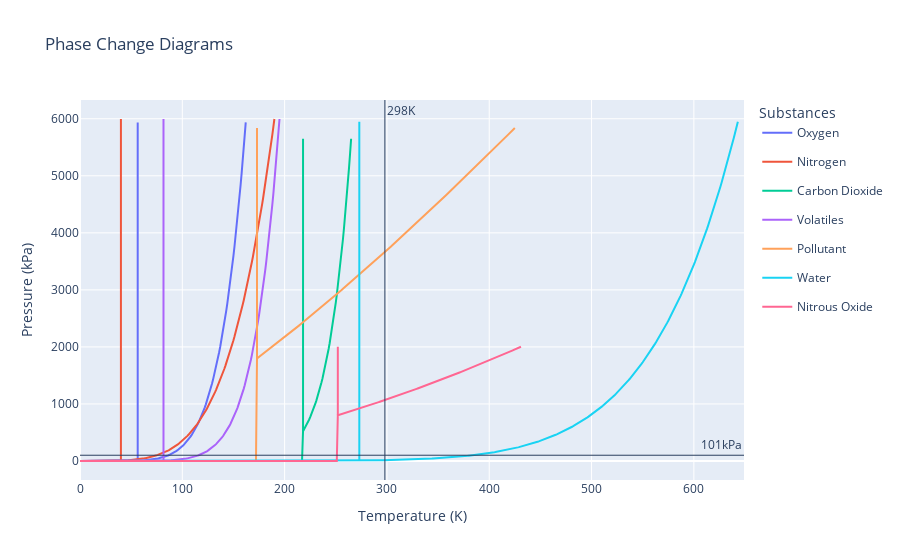

Notebook code cell kept with this figure:
### Code cell
fig = go.Figure(        
    layout=dict(
        title="Phase Change Diagrams",
        xaxis_title="Temperature (K)",
        yaxis_title="Pressure (kPa)",
        legend_title="Substances",
    )
)

temperatures = np.array(range(0, 650, 1))

for idx, (gas, values) in enumerate(gases.items()):
    color = plt.colors.qualitative.Plotly[idx]
    gas_curve = partial(phase_change_pressure, coef_a=values['coefficient_a'], coef_b=values['coeficcient_b'])

    def gas_func():
        pressures = gas_curve(temperatures)

        pressures = np.where(temperatures < values['freezing_temp'], 0, pressures)
        pressures = np.where(temperatures > values['max_liquid_temp'], float('inf'), pressures)
        return pressures

    y = gas_func()

    fig.add_trace(
        go.Scatter(
            x=temperatures, 
            y=y,
            mode='lines',
            name=values['name'],
            line=dict(
                color=color,
            ),
            legendgroup=values['name'],
        )
    )
    
    fig.add_trace(
        go.Scatter(
            x=[values['freezing_temp'],values['freezing_temp']],
            y=[gas_curve(values['freezing_temp']), np.max(y, initial=0, where=y != float('inf'))],
            mode='lines',
            name=values['name'],
            showlegend=False,
            line=dict(
                color=color,
            ),
            legendgroup=values['name'],
        )
    )

fig.add_hline(y=101, line_width=1, annotation_text="101kPa", annotation_position="top right",)
fig.add_vline(x=298, line_width=1, annotation_text="298K", annotation_position="top right",)


fig.show()

### Figure 1 — Plotly figure (JSON) as saved in the notebook; plotly's stock layout.template omitted (floating-point values rounded to 4 significant figures; data arrays with more than 128 entries replaced by an {"elided": "..."} marker saying what was removed)
{"data": [{"legendgroup": "Oxygen", "line": {"color": "#636EFA"}, "mode": "lines", "name": "Oxygen", "type": "scatter", "x": {"elided": "650 int values"}, "y": {"elided": "650 float values"}}, {"legendgroup": "Oxygen", "line": {"color": "#636EFA"}, "mode": "lines", "name": "Oxygen", "showlegend": false, "type": "scatter", "x": [56.4, 56.4], "y": [6.289, 5936.0]}, {"legendgroup": "Nitrogen", "line": {"color": "#EF553B"}, "mode": "lines", "name": "Nitrogen", "type": "scatter", "x": {"elided": "650 int values"}, "y": {"elided": "650 float values"}}, {"legendgroup": "Nitrogen", "line": {"color": "#EF553B"}, "mode": "lines", "name": "Nitrogen", "showlegend": false, "type": "scatter", "x": [40, 40], "y": [6.294, 5996.0]}, {"legendgroup": "Carbon Dioxide", "line": {"color": "#00CC96"}, "mode": "lines", "name": "Carbon Dioxide", "type": "scatter", "x": {"elided": "650 int values"}, "y": {"elided": "650 float values"}}, {"legendgroup": "Carbon Dioxide", "line": {"color": "#00CC96"}, "mode": "lines", "name": "Carbon Dioxide", "showlegend": false, "type": "scatter", "x": [218, 218], "y": [522.4, 5650.0]}, {"legendgroup": "Volatiles", "line": {"color": "#AB63FA"}, "mode": "lines", "name": "Volatiles", "type": "scatter", "x": {"elided": "650 int values"}, "y": {"elided": "650 float values"}}, {"legendgroup": "Volatiles", "line": {"color": "#AB63FA"}, "mode": "lines", "name": "Volatiles", "showlegend": false, "type": "scatter", "x": [81.6, 81.6], "y": [6.344, 5995.0]}, {"legendgroup": "Pollutant", "line": {"color": "#FFA15A"}, "mode": "lines", "name": "Pollutant", "type": "scatter", "x": {"elided": "650 int values"}, "y": {"elided": "650 float values"}}, {"legendgroup": "Pollutant", "line": {"color": "#FFA15A"}, "mode": "lines", "name": "Pollutant", "showlegend": false, "type": "scatter", "x": [173, 173], "y": [1796.0, 5839.0]}, {"legendgroup": "Water", "line": {"color": "#19D3F3"}, "mode": "lines", "name": "Water", "type": "scatter", "x": {"elided": "650 int values"}, "y": {"elided": "650 float values"}}, {"legendgroup": "Water", "line": {"color": "#19D3F3"}, "mode": "lines", "name": "Water", "showlegend": false, "type": "scatter", "x": [273, 273], "y": [6.84, 5948.0]}, {"legendgroup": "Nitrous Oxide", "line": {"color": "#FF6692"}, "mode": "lines", "name": "Nitrous Oxide", "type": "scatter", "x": {"elided": "650 int values"}, "y": {"elided": "650 float values"}}, {"legendgroup": "Nitrous Oxide", "line": {"color": "#FF6692"}, "mode": "lines", "name": "Nitrous Oxide", "showlegend": false, "type": "scatter", "x": [252, 252], "y": [803.1, 2003.0]}], "layout": {"annotations": [{"showarrow": false, "text": "101kPa", "x": 1, "xanchor": "right", "xref": "x domain", "y": 101, "yanchor": "bottom", "yref": "y"}, {"showarrow": false, "text": "298K", "x": 298, "xanchor": "left", "xref": "x", "y": 1, "yanchor": "top", "yref": "y domain"}], "legend": {"title": {"text": "Substances"}}, "shapes": [{"line": {"width": 1}, "type": "line", "x0": 0, "x1": 1, "xref": "x domain", "y0": 101, "y1": 101, "yref": "y"}, {"line": {"width": 1}, "type": "line", "x0": 298, "x1": 298, "xref": "x", "y0": 0, "y1": 1, "yref": "y domain"}], "title": {"text": "Phase Change Diagrams"}, "xaxis": {"title": {"text": "Temperature (K)"}}, "yaxis": {"title": {"text": "Pressure (kPa)"}}}}
